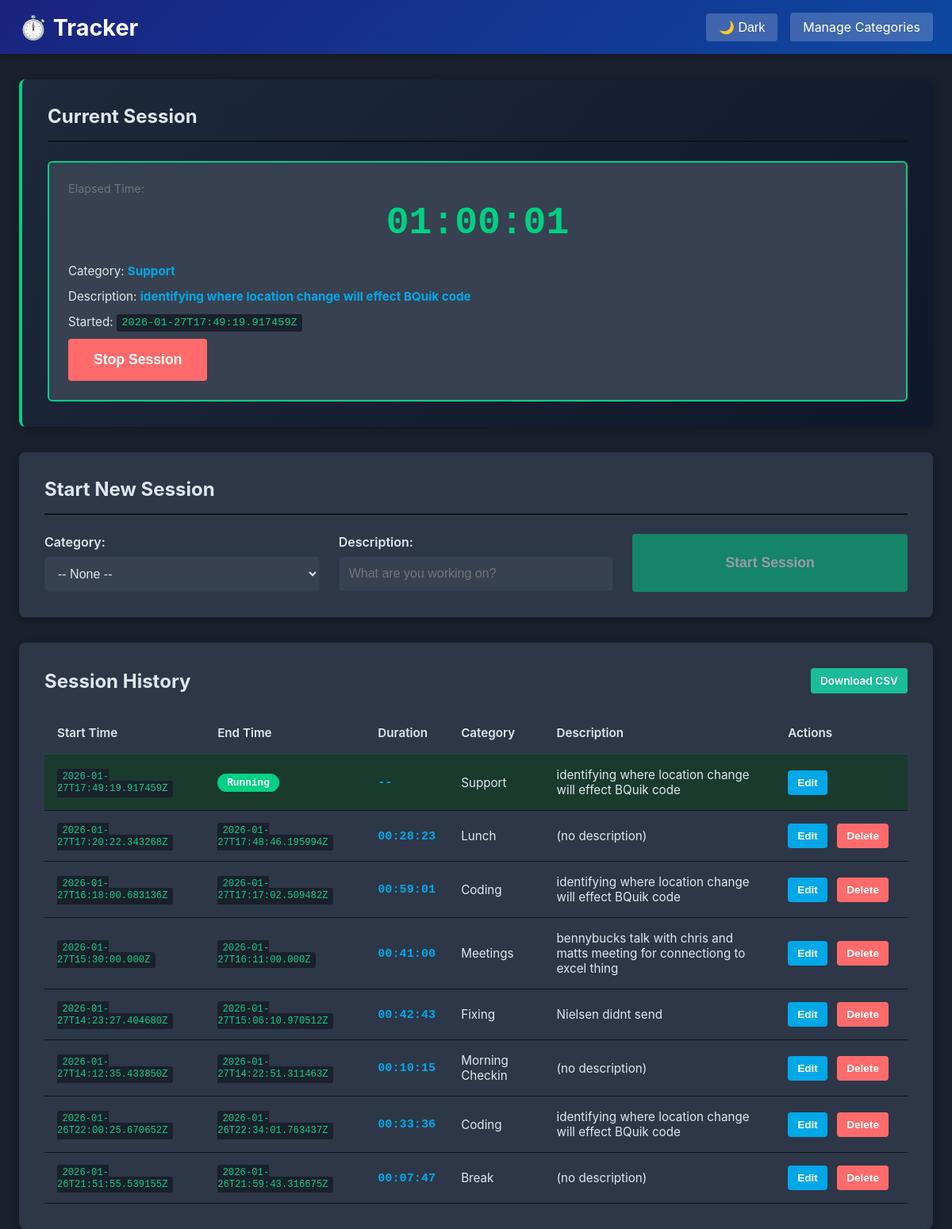
The page / on the database its author committed.
### app/models.py (models this page shows, shortened)
class Category(Base):
    __tablename__ = "categories"
    id = Column(Integer, primary_key=True, index=True)
    name = Column(String(255), unique=True, nullable=False, index=True)
    is_active = Column(Integer, default=1, nullable=False)  # 1=active, 0=soft deleted
    sort_order = Column(Integer, default=0, nullable=False)
    created_utc = Column(String(50), nullable=False)

class Session(Base):
    __tablename__ = "sessions"
    id = Column(Integer, primary_key=True, index=True)
    category_id = Column(Integer, ForeignKey("categories.id"), nullable=True, index=True)
    description = Column(Text, default="", nullable=False)
    start_utc = Column(String(50), nullable=False, index=True)
    end_utc = Column(String(50), nullable=True)
    created_utc = Column(String(50), nullable=False)
    updated_utc = Column(String(50), nullable=False)
    __table_args__ = (
        Index('idx_end_utc_is_null', 'end_utc'),
    )

### app/main.py (the view)
@app.get("/", response_class=HTMLResponse)
def home(db: Session = Depends(get_db)):
    active_session = get_active_session(db)
    sessions = db.query(SessionModel).order_by(SessionModel.start_utc.desc()).all()
    categories = db.query(Category).filter(Category.is_active == 1).order_by(Category.sort_order).all()
    sessions_data = []
    for sess in sessions:
        cat = get_category_by_id(db, sess.category_id) if sess.category_id else None
        duration = format_time_diff(sess.start_utc, sess.end_utc) if sess.end_utc else None
        sessions_data.append({
            "id": sess.id,
            "category_name": cat.name if cat else "(No Category)",
            "category_id": sess.category_id,
            "description": sess.description,
            "start_utc": sess.start_utc,
            "end_utc": sess.end_utc,
            "duration": duration,
            "is_running": sess.end_utc is None,
        })
    template = jinja_env.get_template("index.html")
    return template.render(
        active_session=active_session,
        categories=categories,
        sessions=sessions_data,
    )

### app/templates/index.html (shortened to what this page needs)
<!DOCTYPE html>
<html lang="en">
<head>
    <link rel="stylesheet" href="/static/style.css">
</head>
<body>
    <nav class="navbar">
        <div class="nav-container">
            <h1 class="nav-title">⏱️ Tracker</h1>
            <div style="display: flex; gap: 1rem; align-items: center;">
                <button id="themeToggle" class="theme-toggle">🌙 Dark</button>
                <a href="/categories" class="nav-link">Manage Categories</a>
            </div>
        </div>
    </nav>
    <div class="container">
        <section class="card active-session">
            <h2>Current Session</h2>
            {% if active_session %}
                <div class="session-running">
                    <p class="elapsed-label">Elapsed Time:</p>
                    <p class="elapsed-time" id="elapsedTime">00:00:00</p>
                    <p class="session-category">
                        Category: <strong>
                            {% if active_session.category_id %}
                                {% for cat in categories %}
                                    {% if cat.id == active_session.category_id %}{{ cat.name }}{% endif %}
                                {% endfor %}
                            {% else %}
                                (No Category)
                            {% endif %}
                        </strong>
                    </p>
                    <p class="session-description">
                        Description: <strong>{{ active_session.description or '(None)' }}</strong>
                    </p>
                    <p class="session-start">
                        Started: <code>{{ active_session.start_utc }}</code>
                    </p>
                    <form method="POST" action="/stop" class="form-inline">
                        <button type="submit" class="btn btn-danger btn-lg">Stop Session</button>
                    </form>
                </div>
            {% else %}
                <p class="no-session">No session currently running</p>
            {% endif %}
        </section>
        <section class="card">
            <h2>Start New Session</h2>
            <form method="POST" action="/start" class="form-grid">
                <div class="form-group">
                    <label for="category">Category:</label>
                    <select id="category" name="category_id">
                        <option value="">-- None --</option>
                    </select>
                </div>
                <div class="form-group">
                    <label for="description">Description:</label>
                    <input type="text" id="description" name="description" placeholder="What are you working on?">
                </div>
                <button type="submit" class="btn btn-success btn-lg" {% if active_session %}disabled{% endif %}>
                    Start Session
                </button>
            </form>
        </section>
        <section class="card">
            <div class="table-header">
                <h2>Session History</h2>
                <a href="/export.csv" class="btn btn-sm btn-info">Download CSV</a>
            </div>
            {% if sessions %}
                <div class="table-responsive">
                    <table class="sessions-table">
                        <thead>
                            <tr>
                                <th>Start Time</th>
                                <th>End Time</th>
                                <th>Duration</th>
                                <th>Category</th>
                                <th>Description</th>
                                <th>Actions</th>
                            </tr>
                        </thead>
                        <tbody>
                            {% for session in sessions %}
                                <tr class="{% if session.is_running %}running{% endif %}">
                                    <td class="time-cell">
                                        <code>{{ session.start_utc }}</code>
                                    </td>
                                    <td class="time-cell">
                                        {% if session.end_utc %}
                                            <code>{{ session.end_utc }}</code>
                                        {% else %}
                                            <span class="badge-running">Running</span>
                                        {% endif %}
                                    </td>
                                    <td class="duration-cell">
                                        {{ session.duration or '--' }}
                                    </td>
                                    <td>{{ session.category_name }}</td>
                                    <td>{{ session.description or '(no description)' }}</td>
                                    <td class="actions-cell">
                                        <button class="btn btn-sm btn-primary edit-session-btn" data-session-id="{{ session.id }}" data-category-id="{{ session.category_id or '' }}" data-description="{{ session.description or '' }}" data-start-time="{{ session.start_utc }}" data-end-time="{{ session.end_utc or '' }}">
                                            Edit
                                        </button>
                                        {% if not session.is_running %}
                                            <form method="POST" action="/sessions/{{ session.id }}/delete" style="display:inline;">
                                                <button type="submit" class="btn btn-sm btn-danger" onclick="return confirm('Delete this session?')">Delete</button>
                                            </form>
                                        {% endif %}
                                    </td>
                                </tr>
                            {% endfor %}
                        </tbody>
                    </table>
                </div>
            {% else %}
                <p class="no-data">No sessions yet. Start one above!</p>
            {% endif %}
        </section>
    </div>
</body>
</html>

### rows shown on the page
Category: name "Support", category_name "Support"
Category: category_name "Lunch"
Category: category_name "Coding" "Coding"
Category: category_name "Meetings"
Category: category_name "Fixing"
Category: category_name "Morning Checkin"
Category: category_name "Break"

### other values the page prints
{{ active_session.description or '(None)' }} "identifying where location change will effect BQuik code"
{{ active_session.start_utc }} "2026-01-27T17:49:19.917459Z"
{{ session.start_utc }} "2026-01-27T17:49:19.917459Z" "2026-01-27T17:20:22.343268Z" "2026-01-27T16:18:00.683136Z" "2026-01-27T15:30:00.000Z" "2026-01-27T14:23:27.404680Z" "2026-01-27T14:12:35.433850Z" "2026-01-26T22:00:25.670652Z" "2026-01-26T21:51:55.539155Z"
{{ session.duration or '--' }} "--" "00:28:23" "00:59:01" "00:41:00" "00:42:43" "00:10:15" "00:33:36" "00:07:47"
{{ session.description or '(no description)' }} "identifying where location change will effect BQuik code" "(no description)" "identifying where location change will effect BQuik code" "bennybucks talk with chris and matts meeting for connectiong to excel thing" "Nielsen didnt send" "(no description)" "identifying where location change will effect BQuik code" "(no description)"
{{ session.end_utc }} "2026-01-27T17:48:46.195994Z" "2026-01-27T17:17:02.509482Z" "2026-01-27T16:11:00.000Z" "2026-01-27T15:06:10.970512Z" "2026-01-27T14:22:51.311463Z" "2026-01-26T22:34:01.763437Z" "2026-01-26T21:59:43.316675Z"
